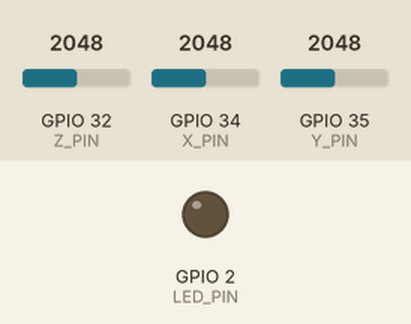
Simulated run of this sketch. Board: ESP32. On the bench: output pins drawn as LEDs (lit = HIGH). The test bench sets the inputs (shaded band); at power-on: GPIO 34 (X_PIN) = 2048, GPIO 32 (Z_PIN) = 2048, GPIO 35 (Y_PIN) = 2048. WiFi joins after 1.5 s; servers stay silent unless stated; no MQTT or app messages arrive unless stated; what the sketch prints to the serial monitor is not drawn.

Above: at 4.7 s.
4.8 s: GPIO 34 (X_PIN) set to 2866
At 6.1 s:
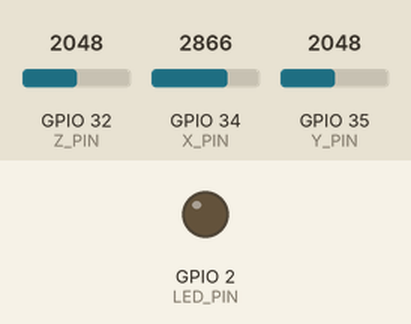
6.4 s: GPIO 34 (X_PIN) set to 1228
At 7.2 s:
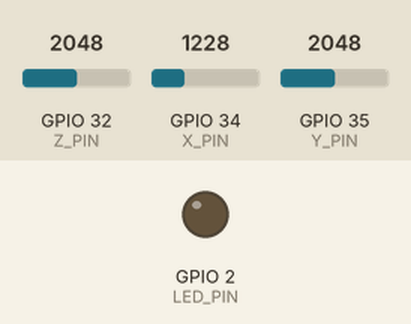
Timing chart, 0 to 9.4 s (numbered marks = the images above; inputs shaded):
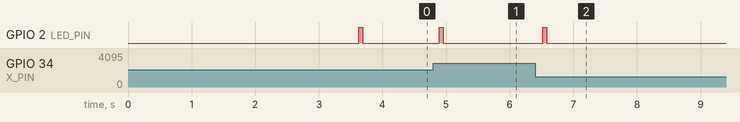

Measured:
- after the input at 4.8 s, GPIO 2 (LED_PIN): LOW → HIGH after 0.09 s, → LOW 0.06 s later
- after the input at 6.4 s, GPIO 2 (LED_PIN): LOW → HIGH after 0.12 s, → LOW 0.06 s later

The sketch:

mach_phat.ino
```cpp
#include <WiFi.h>
#include <PubSubClient.h>
#include <ArduinoJson.h>

// ===================== WIFI + MQTT =====================
const char* WIFI_SSID = "Long";
const char* WIFI_PASS = "ductai123";
const char* MQTT_HOST = "broker.emqx.io";
const int   MQTT_PORT = 1883;
const char* TOPIC_CMD = "/iot/robot/command";
const char* DEVICE_ID = "esp32_gesture_final";

// ===================== PIN =====================
#define X_PIN 34
#define Y_PIN 35
#define Z_PIN 32
#define LED_PIN 2

WiFiClient espClient;
PubSubClient mqttClient(espClient);

// ===================== OFFSET + BIẾN TRẠNG THÁI =====================
float offsetX = 0, offsetY = 0, offsetZ = 0;
String lastCmd = "";

// ===================== WIFI =====================
void setupWiFi() {
  Serial.print("Connecting WiFi ");
  WiFi.begin(WIFI_SSID, WIFI_PASS);
  while (WiFi.status() != WL_CONNECTED) {
    delay(500);
    Serial.print(".");
  }
  Serial.println("\n✅ WiFi Connected!");
  Serial.print("IP: ");
  Serial.println(WiFi.localIP());
}

// ===================== MQTT =====================
void reconnectMQTT() {
  while (!mqttClient.connected()) {
    Serial.print("Connecting MQTT...");
    if (mqttClient.connect(DEVICE_ID)) {
      Serial.println("✅ Connected to MQTT broker");
    } else {
      Serial.print("❌ Failed, rc=");
      Serial.println(mqttClient.state());
      delay(2000);
    }
  }
}

// ===================== GỬI LỆNH MQTT =====================
void sendCmd(const String& cmd, float x, float y, float z) {
  StaticJsonDocument<64> doc;
  doc["cmd"] = cmd;
  char payload[64];
  serializeJson(doc, payload);
  mqttClient.publish(TOPIC_CMD, payload);

  Serial.printf("📤 Sent gesture: %s\n", cmd.c_str());
  Serial.printf("  → X: %.2f, Y: %.2f, Z: %.2f\n", x, y, z);

  digitalWrite(LED_PIN, HIGH);
  delay(60);
  digitalWrite(LED_PIN, LOW);
}

// ===================== PHÁT HIỆN CỬ CHỈ =====================
void detectGesture(float x, float y, float z) {
  String cmd = "";
  float threshold = 0.10;  // ngưỡng nghiêng rõ

  if (x > threshold) cmd = "forward";
  else if (x < -threshold) cmd = "backward";
  else if (y > threshold) cmd = "right";
  else if (y < -threshold) cmd = "left";
  else cmd = "stop";

  if (cmd != lastCmd) {
    lastCmd = cmd;
    sendCmd(cmd, x, y, z);
  }
}

// ===================== ĐO OFFSET TỰ ĐỘNG =====================
void calibrateSensor() {
  Serial.println("🔧 Calibrating ADXL335 (giữ tay cố định 2s)...");
  long sumX = 0, sumY = 0, sumZ = 0;
  const int samples = 200;
  for (int i = 0; i < samples; i++) {
    sumX += analogRead(X_PIN);
    sumY += analogRead(Y_PIN);
    sumZ += analogRead(Z_PIN);
    delay(10);
  }
  offsetX = sumX / (float)samples;
  offsetY = sumY / (float)samples;
  offsetZ = sumZ / (float)samples;
  Serial.printf("✅ Offset: X=%.1f  Y=%.1f  Z=%.1f\n", offsetX, offsetY, offsetZ);
}

// ===================== SETUP =====================
void setup() {
  Serial.begin(115200);
  pinMode(LED_PIN, OUTPUT);
  setupWiFi();
  mqttClient.setServer(MQTT_HOST, MQTT_PORT);
  mqttClient.setKeepAlive(45);

  calibrateSensor();
  Serial.println("✅ ADXL335 Gesture Controller Ready");
}

// ===================== LOOP =====================
void loop() {
  if (!mqttClient.connected()) reconnectMQTT();
  mqttClient.loop();

  int rawX = analogRead(X_PIN);
  int rawY = analogRead(Y_PIN);
  int rawZ = analogRead(Z_PIN);

  float x = (rawX - offsetX) / 2048.0;
  float y = -(rawY - offsetY) / 2048.0;
  float z = (rawZ - offsetZ) / 2048.0;

  detectGesture(x, y, z);
  delay(120);
}
```
